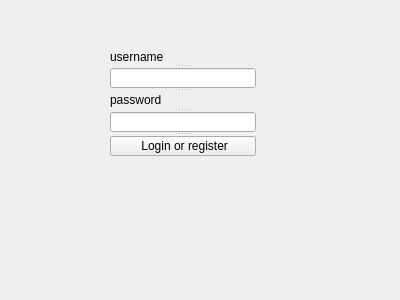
<?xml version="1.0" encoding="UTF-8"?>
<ui version="4.0">
 <class>Form</class>
 <widget class="QWidget" name="Form">
  <property name="geometry">
   <rect>
    <x>0</x>
    <y>0</y>
    <width>400</width>
    <height>300</height>
   </rect>
  </property>
  <property name="windowTitle">
   <string>Form</string>
  </property>
  <widget class="QSplitter" name="splitter">
   <property name="geometry">
    <rect>
     <x>110</x>
     <y>50</y>
     <width>146</width>
     <height>106</height>
    </rect>
   </property>
   <property name="orientation">
    <enum>Qt::Vertical</enum>
   </property>
   <widget class="QLabel" name="username_label">
    <property name="text">
     <string>username</string>
    </property>
   </widget>
   <widget class="QLineEdit" name="login_field">
    <property name="text">
     <string/>
    </property>
   </widget>
   <widget class="QLabel" name="pwd_label">
    <property name="minimumSize">
     <size>
      <width>146</width>
      <height>16</height>
     </size>
    </property>
    <property name="whatsThis">
     <string>&lt;html&gt;&lt;head/&gt;&lt;body&gt;&lt;p align=&quot;center&quot;&gt;&lt;br/&gt;&lt;/p&gt;&lt;/body&gt;&lt;/html&gt;</string>
    </property>
    <property name="text">
     <string>password</string>
    </property>
   </widget>
   <widget class="QLineEdit" name="password_field"/>
   <widget class="QPushButton" name="Login_button">
    <property name="text">
     <string> Login or register</string>
    </property>
   </widget>
  </widget>
 </widget>
 <resources/>
 <connections/>
</ui>
